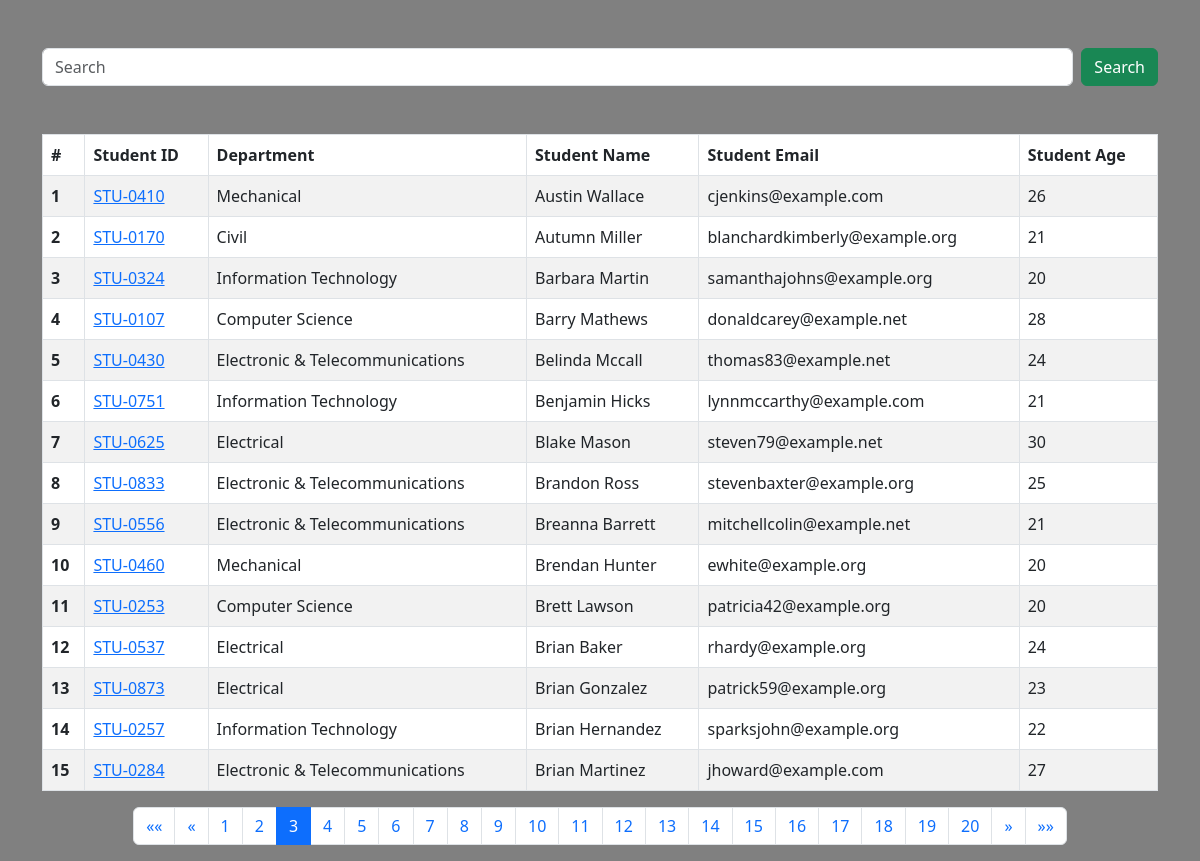
The page /?search=&page=3 on the database its author committed.
### Report/models.py (models this page shows, shortened)
class Student(models.Model):
    department = models.ForeignKey(
        Department, related_name='depart', on_delete=models.CASCADE)
    student_id = models.OneToOneField(
        StudentID, related_name='studentid', on_delete=models.CASCADE)
    student_name = models.CharField(max_length=100)
    student_email = models.EmailField(unique=True)
    student_age = models.IntegerField(default=18)
    student_address = models.TextField()
    class Meta:
        ordering = ['student_name']
        verbose_name = 'student'

class StudentID(models.Model):
    student_id = models.CharField(max_length=100)
    def __str__(self) -> str:
        return self.student_id

class Department(models.Model):
    department = models.CharField(max_length=100)
    def __str__(self) -> str:
        return self.department
    class Meta:
        ordering = ['department']

### Report/views.py (the view, shortened to what this page needs)
# urls.py: path('',views.get_students,name='get_student'),
def get_students(request):
    queryset = Student.objects.all()
    page_number = request.GET.get("page",1)
    paginator = Paginator(queryset, 15)   # Pagination
    try:
        page_obj = paginator.page(page_number)
    except EmptyPage:
        page_obj = paginator.page(1)
    return render(request,'students.html',{'queryset':page_obj})

### Report/templates/students.html
{% extends 'base.html' %}
{% load static %}
{% block content %}
<div class="container mt-5">
    <div class="row">
        <form class="d-flex mb-5" role="search">
            <input class="form-control me-2" type="search" name="search" placeholder="Search" aria-label="Search">
            <button class="btn btn-success" type="submit">Search</button>
          </form>
        <div class="table-responsive">
            <table class="table table-bordered table-striped">
                <thead>
                    <tr>
                        <th scope="col">#</th>
                        <th scope="col">Student ID</th>
                        <th scope="col">Department</th>
                        <th scope="col">Student Name</th>
                        <th scope="col">Student Email</th>
                        <th scope="col">Student Age</th>
                    </tr>
                </thead>
                <tbody>
                    {% for query in queryset %}
                    <tr>
                        <th scope="row">{{ forloop.counter }}</th>
                        <td> <a href="{% url 'see_marks' query.student_id %}">{{ query.student_id }}</a></td>
                        <td>{{ query.department }}</td>
                        <td>{{ query.student_name }}</td>
                        <td>{{ query.student_email }}</td>
                        <td>{{ query.student_age }}</td>
                    </tr>
                    {% endfor %}
                </tbody>
            </table>
        </div>
        <nav aria-label="Page navigation text-center">
            <ul class="pagination justify-content-center">
                {% if queryset.has_previous %}
                    <li class="page-item">
                        <a class="page-link" href="?search={{ request.GET.search }}&page=1" aria-label="First">
                            <span aria-hidden="true">&laquo;&laquo;</span>
                        </a>
                    </li>
                    <li class="page-item">
                        <a class="page-link" href="?search={{ request.GET.search }}&page={{ queryset.previous_page_number }}" aria-label="Previous">
                            <span aria-hidden="true">&laquo;</span>
                        </a>
                    </li>
                {% endif %}
                {% for num in queryset.paginator.page_range %}
                    <li class="page-item {% if queryset.number == num %}active{% endif %}">
                        <a class="page-link" href="?search={{ request.GET.search }}&page={{ num }}">{{ num }}</a>
                    </li>
                {% endfor %}
                {% if queryset.has_next %}
                    <li class="page-item">
                        <a class="page-link" href="?search={{ request.GET.search }}&page={{ queryset.next_page_number }}" aria-label="Next">
                            <span aria-hidden="true">&raquo;</span>
                        </a>
                    </li>
                    <li class="page-item">
                        <a class="page-link" href="?search={{ request.GET.search }}&page={{ queryset.paginator.num_pages }}" aria-label="Last">
                            <span aria-hidden="true">&raquo;&raquo;</span>
                        </a>
                    </li>
                {% endif %}
            </ul>
        </nav>
    </div>
</div>
{% endblock content %}

### rows shown on the page
Student: student_id "STU-0410", department "Mechanical", student_name "Austin Wallace", student_email "cjenkins@example.com", student_age "26"
Student: student_id "STU-0170", department "Civil", student_name "Autumn Miller", student_email "blanchardkimberly@example.org", student_age "21"
Student: student_id "STU-0324", department "Information Technology", student_name "Barbara Martin", student_email "samanthajohns@example.org", student_age "20"
Student: student_id "STU-0107", department "Computer Science", student_name "Barry Mathews", student_email "donaldcarey@example.net", student_age "28"
Student: student_id "STU-0430", department "Electronic & Telecommunications", student_name "Belinda Mccall", student_email "thomas83@example.net", student_age "24"
Student: student_id "STU-0751", department "Information Technology", student_name "Benjamin Hicks", student_email "lynnmccarthy@example.com", student_age "21"
Student: student_id "STU-0625", department "Electrical", student_name "Blake Mason", student_email "steven79@example.net", student_age "30"
Student: student_id "STU-0833", department "Electronic & Telecommunications", student_name "Brandon Ross", student_email "stevenbaxter@example.org", student_age "25"
Student: student_id "STU-0556", department "Electronic & Telecommunications", student_name "Breanna Barrett", student_email "mitchellcolin@example.net", student_age "21"
Student: student_id "STU-0460", department "Mechanical", student_name "Brendan Hunter", student_email "ewhite@example.org", student_age "20"
Student: student_id "STU-0253", department "Computer Science", student_name "Brett Lawson", student_email "patricia42@example.org", student_age "20"
Student: student_id "STU-0537", department "Electrical", student_name "Brian Baker", student_email "rhardy@example.org", student_age "24"
Student: student_id "STU-0873", department "Electrical", student_name "Brian Gonzalez", student_email "patrick59@example.org", student_age "23"
Student: student_id "STU-0257", department "Information Technology", student_name "Brian Hernandez", student_email "sparksjohn@example.org", student_age "22"
Student: student_id "STU-0284", department "Electronic & Telecommunications", student_name "Brian Martinez", student_email "jhoward@example.com", student_age "27"

### other values the page prints
{{ num }} "1" "2" "3" "4" "5" "6" "7" "8" "9" "10" "11" "12" "13" "14" "15" "16" "17" "18" "19" "20"
